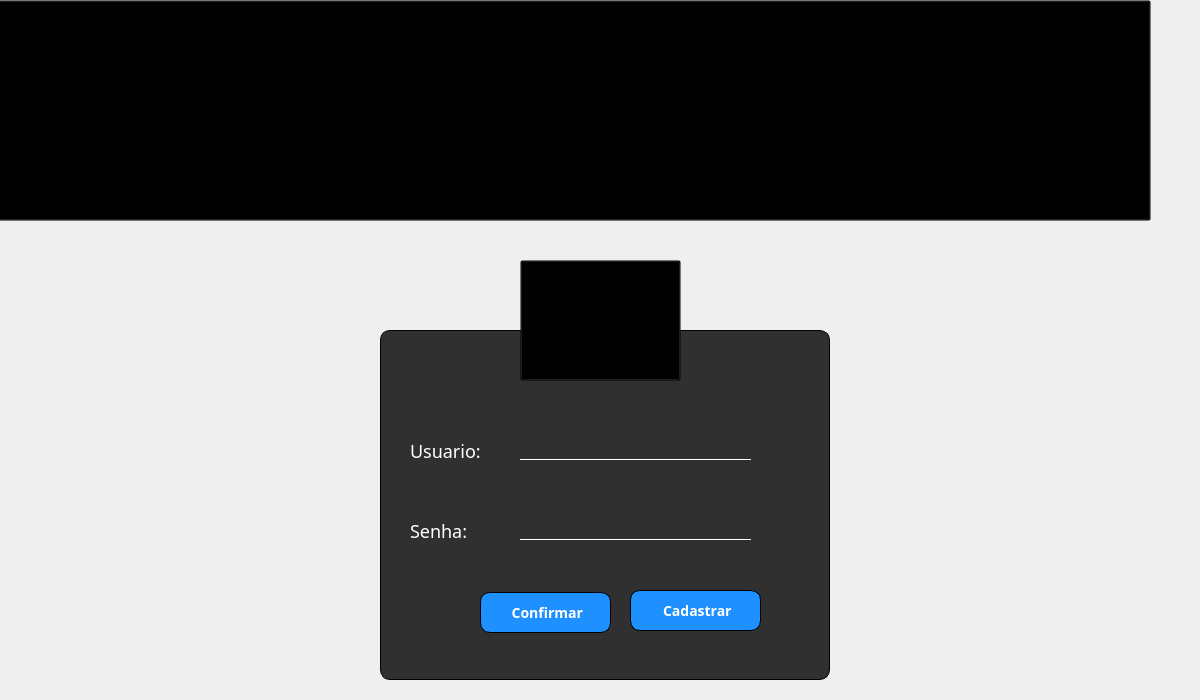
<?xml version="1.0" encoding="UTF-8"?>
<ui version="4.0">
 <class>login_window</class>
 <widget class="QMainWindow" name="login_window">
  <property name="enabled">
   <bool>true</bool>
  </property>
  <property name="geometry">
   <rect>
    <x>0</x>
    <y>0</y>
    <width>1200</width>
    <height>700</height>
   </rect>
  </property>
  <property name="sizePolicy">
   <sizepolicy hsizetype="Expanding" vsizetype="Expanding">
    <horstretch>0</horstretch>
    <verstretch>0</verstretch>
   </sizepolicy>
  </property>
  <property name="maximumSize">
   <size>
    <width>1200</width>
    <height>700</height>
   </size>
  </property>
  <property name="windowTitle">
   <string>Restaurantes Requinte</string>
  </property>
  <property name="windowIcon">
   <iconset>
    <normaloff>../static/img/window_icon.ico</normaloff>../static/img/window_icon.ico</iconset>
  </property>
  <property name="layoutDirection">
   <enum>Qt::LeftToRight</enum>
  </property>
  <property name="styleSheet">
   <string notr="true">QWidget{
background: url(:/newPrefix/login_wallpaper.jpg);
}</string>
  </property>
  <property name="iconSize">
   <size>
    <width>32</width>
    <height>32</height>
   </size>
  </property>
  <widget class="QWidget" name="centralwidget">
   <property name="sizePolicy">
    <sizepolicy hsizetype="Expanding" vsizetype="Expanding">
     <horstretch>0</horstretch>
     <verstretch>0</verstretch>
    </sizepolicy>
   </property>
   <property name="maximumSize">
    <size>
     <width>9999</width>
     <height>9999</height>
    </size>
   </property>
   <widget class="QFrame" name="frame">
    <property name="geometry">
     <rect>
      <x>380</x>
      <y>330</y>
      <width>450</width>
      <height>350</height>
     </rect>
    </property>
    <property name="styleSheet">
     <string notr="true">background:rgba(0,0,0,0.8);
border: 0.5px solid black;
border-radius: 10px;</string>
    </property>
    <property name="frameShape">
     <enum>QFrame::StyledPanel</enum>
    </property>
    <property name="frameShadow">
     <enum>QFrame::Raised</enum>
    </property>
    <widget class="QLabel" name="label">
     <property name="geometry">
      <rect>
       <x>30</x>
       <y>90</y>
       <width>101</width>
       <height>61</height>
      </rect>
     </property>
     <property name="styleSheet">
      <string notr="true">background:transparent;
font-family: Trebuchet MS;
font-size:18px;
color:white;
border:none;</string>
     </property>
     <property name="text">
      <string>Usuario:</string>
     </property>
    </widget>
    <widget class="QLabel" name="label_2">
     <property name="geometry">
      <rect>
       <x>30</x>
       <y>170</y>
       <width>101</width>
       <height>61</height>
      </rect>
     </property>
     <property name="styleSheet">
      <string notr="true">background:transparent;
font-family: Trebuchet MS;
font-size:18px;
color:white;
border:none;</string>
     </property>
     <property name="text">
      <string>Senha:</string>
     </property>
    </widget>
    <widget class="QLineEdit" name="login_input">
     <property name="geometry">
      <rect>
       <x>140</x>
       <y>110</y>
       <width>231</width>
       <height>20</height>
      </rect>
     </property>
     <property name="styleSheet">
      <string notr="true">background:transparent;
border:none;
border-bottom:0.5px solid white;
border-radius:0px;
color:white;
font-size:18px;</string>
     </property>
    </widget>
    <widget class="QLineEdit" name="password_input">
     <property name="geometry">
      <rect>
       <x>140</x>
       <y>190</y>
       <width>231</width>
       <height>20</height>
      </rect>
     </property>
     <property name="styleSheet">
      <string notr="true">background:transparent;
border:none;
border-bottom:0.5px solid white;
border-radius:0px;
color:white;
font-size:18px;</string>
     </property>
     <property name="inputMask">
      <string/>
     </property>
     <property name="echoMode">
      <enum>QLineEdit::Password</enum>
     </property>
    </widget>
    <widget class="QPushButton" name="login_button">
     <property name="geometry">
      <rect>
       <x>100</x>
       <y>262</y>
       <width>131</width>
       <height>41</height>
      </rect>
     </property>
     <property name="sizePolicy">
      <sizepolicy hsizetype="Expanding" vsizetype="Expanding">
       <horstretch>0</horstretch>
       <verstretch>0</verstretch>
      </sizepolicy>
     </property>
     <property name="cursor">
      <cursorShape>OpenHandCursor</cursorShape>
     </property>
     <property name="styleSheet">
      <string notr="true">QPushButton{
background:#1E90FF;
color:white;
font-family: Trebuchet MS;
font-weight:bold;
font-size:14px;
}
QPushButton:hover{
background:#4169E1;
}</string>
     </property>
     <property name="text">
      <string> Confirmar</string>
     </property>
     <property name="icon">
      <iconset resource="../static/img/resources.qrc">
       <normaloff>:/newPrefix/login_button.png</normaloff>:/newPrefix/login_button.png</iconset>
     </property>
     <property name="iconSize">
      <size>
       <width>16</width>
       <height>16</height>
      </size>
     </property>
    </widget>
    <widget class="QPushButton" name="new_register_button">
     <property name="geometry">
      <rect>
       <x>250</x>
       <y>260</y>
       <width>131</width>
       <height>41</height>
      </rect>
     </property>
     <property name="cursor">
      <cursorShape>OpenHandCursor</cursorShape>
     </property>
     <property name="styleSheet">
      <string notr="true">QPushButton{
background:#1E90FF;
color:white;
font-family: Trebuchet MS;
font-weight:bold;
font-size:14px
}

QPushButton:hover{
background:#4169E1;
}</string>
     </property>
     <property name="text">
      <string> Cadastrar</string>
     </property>
     <property name="icon">
      <iconset resource="../static/img/resources.qrc">
       <normaloff>:/newPrefix/cadastrar_button.png</normaloff>:/newPrefix/cadastrar_button.png</iconset>
     </property>
     <property name="iconSize">
      <size>
       <width>16</width>
       <height>16</height>
      </size>
     </property>
    </widget>
   </widget>
   <widget class="QToolButton" name="toolButton">
    <property name="geometry">
     <rect>
      <x>-10</x>
      <y>0</y>
      <width>1161</width>
      <height>221</height>
     </rect>
    </property>
    <property name="styleSheet">
     <string notr="true">background: transparent;</string>
    </property>
    <property name="text">
     <string>...</string>
    </property>
    <property name="icon">
     <iconset resource="../static/img/resources.qrc">
      <normaloff>:/newPrefix/logo.png</normaloff>:/newPrefix/logo.png</iconset>
    </property>
    <property name="iconSize">
     <size>
      <width>1200</width>
      <height>1200</height>
     </size>
    </property>
   </widget>
   <widget class="QToolButton" name="toolButton_2">
    <property name="geometry">
     <rect>
      <x>520</x>
      <y>260</y>
      <width>161</width>
      <height>121</height>
     </rect>
    </property>
    <property name="styleSheet">
     <string notr="true">background:transparent;</string>
    </property>
    <property name="text">
     <string>...</string>
    </property>
    <property name="icon">
     <iconset resource="../static/img/resources.qrc">
      <normaloff>:/newPrefix/login_user.png</normaloff>:/newPrefix/login_user.png</iconset>
    </property>
    <property name="iconSize">
     <size>
      <width>100</width>
      <height>100</height>
     </size>
    </property>
   </widget>
  </widget>
 </widget>
 <resources>
  <include location="../static/img/resources.qrc"/>
 </resources>
 <connections/>
</ui>
